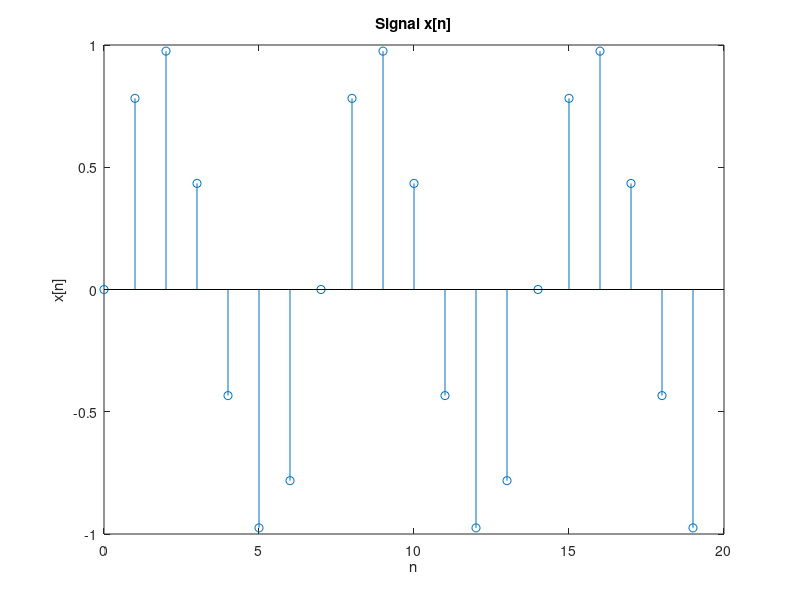
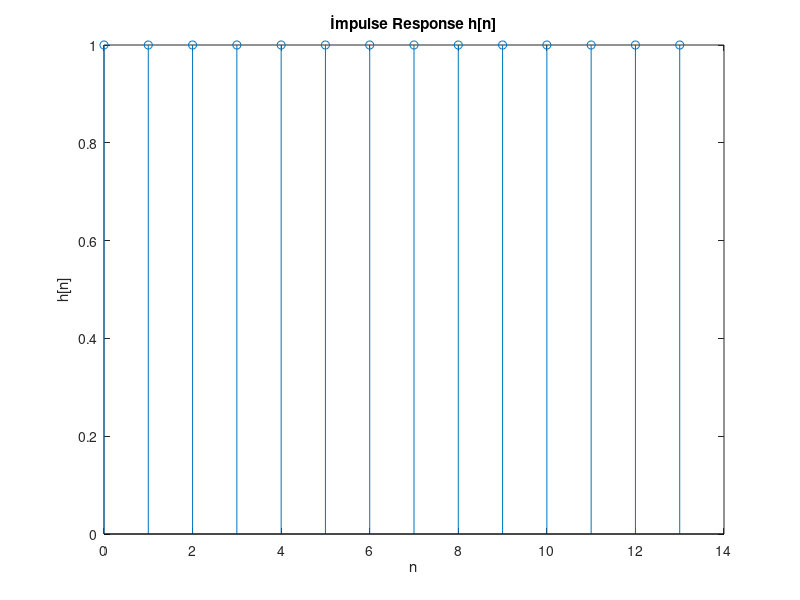
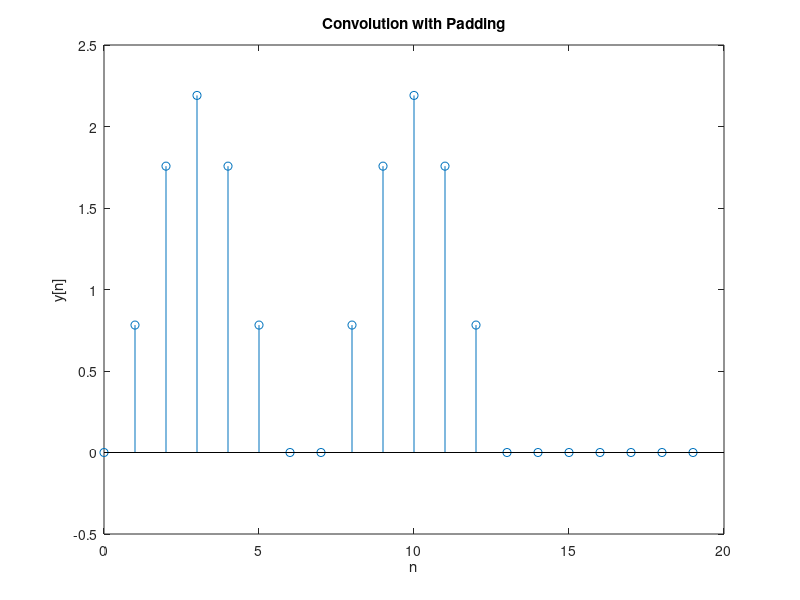
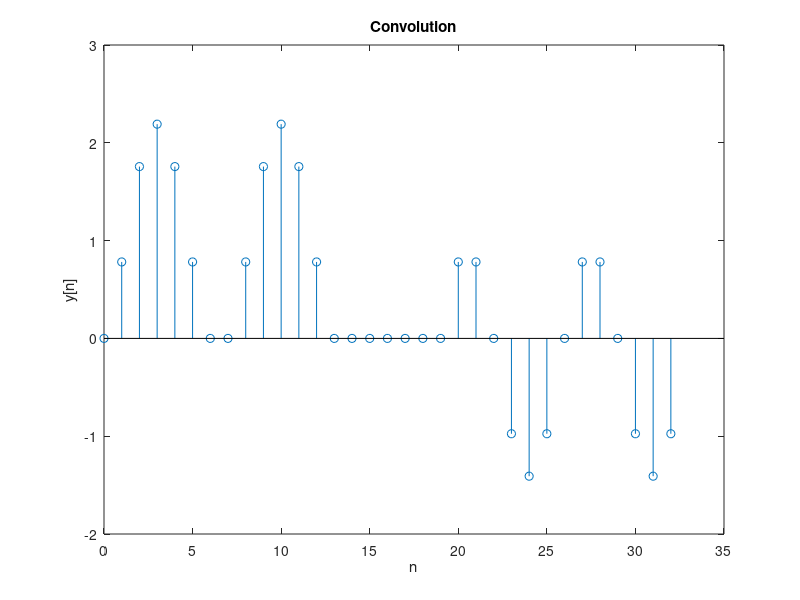

The MATLAB source for these figures, in order:

n=0:1:20-1;
x=sin(2*pi*n/7);
figure;
stem(n,x);
xlabel("n")
ylabel("x[n]");
title("Signal x[n]")
%N=20, L=14
h=ones(1,14);
figure;
stem(0:13,h);
xlabel("n");
ylabel("h[n]");
title("İmpulse Response h[n]");
h_reversed=flip(h);
x_padded=[zeros(1,13) x zeros(1,13)];
y=zeros(1,33);
for i =1:33
    y(i)=x_padded(i:i+13) * h_reversed';
end

g=y(1:20);
figure;
stem(n,g);
xlabel("n");
ylabel("y[n]");
title("Convolution with Padding");
%}
z=conv(x,h);
figure;
stem(0:32,z);
xlabel("n");
ylabel("y[n]");
title("Convolution");